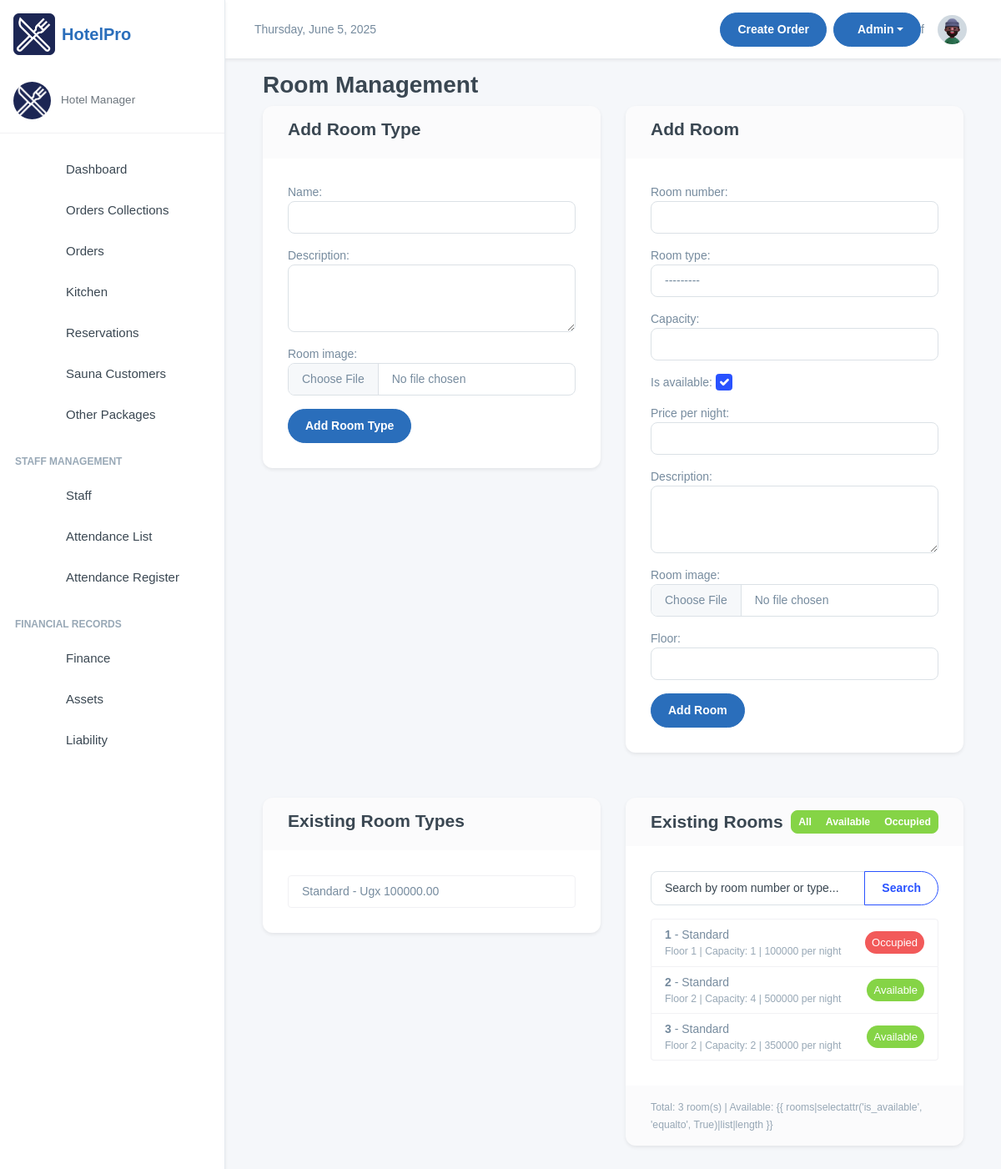
/room_bookings/manage-rooms/, run on an earlier commit of the app's database.
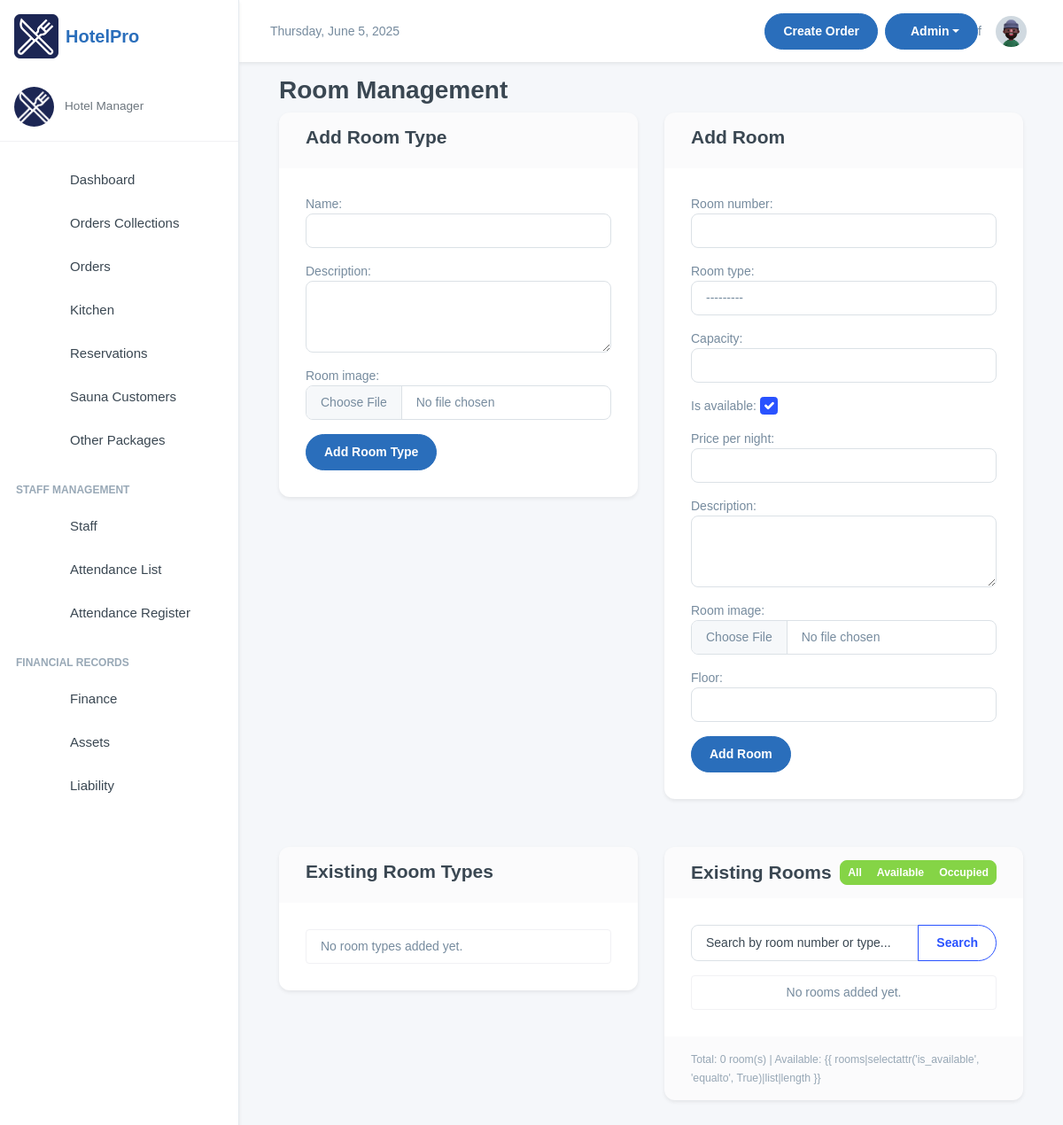
And on a later commit of the database.
### room_bookings/models.py (models this page shows, shortened)
class RoomType(models.Model):
    name = models.CharField(max_length=50)
    description = models.TextField(blank=True, null=True)
    base_price = models.DecimalField(max_digits=10, decimal_places=2, blank=True, null=True)
    room_image = models.ImageField(upload_to="rooms", blank=True, null=True)
    def __str__(self):
        return self.name

class Room(models.Model):
    room_number = models.CharField(max_length=10, unique=True)
    room_type = models.ForeignKey(RoomType, on_delete=models.CASCADE, related_name='rooms')
    hotel = models.ForeignKey(HotelBranch, on_delete=models.CASCADE, related_name='rooms', blank=True, null=True)
    capacity = models.IntegerField()
    is_available = models.BooleanField(default=True)
    price_per_night = models.IntegerField(null=True, blank=True)
    description = models.TextField(blank=True, null=True)
    room_image = models.ImageField(upload_to="rooms", blank=True, null=True)
    floor = models.IntegerField()

### room_bookings/views.py (the view, shortened to what this page needs)
# urls.py: path('manage-rooms/', RoomManagementView.as_view(), name='room_management'),
class RoomManagementView(View):
    template_name = 'room_management.html'
    def get(self, request):
        room_type_form = RoomTypeForm()
        room_form = RoomForm()
        room_types = RoomType.objects.all()
        rooms = Room.objects.select_related('room_type').all()
        context = {
            'room_type_form': room_type_form,
            'room_form': room_form,
            'room_types': room_types,
            'rooms': rooms,
        }
        return render(request, self.template_name, context)

### room_bookings/templates/room_management.html (shortened to what this page needs)
{% extends 'base.html' %}
{% block content %}
<div class="container">
    <h2>Room Management</h2>
    <div class="row">
        <div class="col-md-6">
            <div class="card">
                <div class="card-header">
                    <h4>Add Room Type</h4>
                </div>
                <div class="card-body">
                    <form method="post" enctype="multipart/form-data">
                        {{ room_type_form.as_p }}
                        <button type="submit" name="add_room_type" class="btn btn-primary">Add Room Type</button>
                    </form>
                </div>
            </div>
        </div>
        <div class="col-md-6">
            <div class="card">
                <div class="card-header">
                    <h4>Add Room</h4>
                </div>
                <div class="card-body">
                    <form method="post" enctype="multipart/form-data">
                        {{ room_form.as_p }}
                        <button type="submit" name="add_room" class="btn btn-primary">Add Room</button>
                    </form>
                </div>
            </div>
        </div>
    </div>
    <div class="row mt-4">
        <div class="col-md-6">
            <div class="card">
                <div class="card-header">
                    <h4>Existing Room Types</h4>
                </div>
                <div class="card-body">
                    <ul class="list-group">
                        {% for room_type in room_types %}
                        <li class="list-group-item">
                            {{ room_type.name }} - Ugx {{ room_type.base_price }}
                        </li>
                        {% empty %}
                        <li class="list-group-item">No room types added yet.</li>
                        {% endfor %}
                    </ul>
                </div>
            </div>
        </div>
        <div class="col-md-6">
            <div class="card">
                <div class="card-header bg-default text-white d-flex justify-content-between align-items-center">
                    <h4 class="mb-0">Existing Rooms</h4>
                    <div class="btn-group" role="group">
                        <button type="button" class="btn btn-success btn-sm" id="view-all">All</button>
                        <button type="button" class="btn btn-success btn-sm" id="view-available">Available</button>
                        <button type="button" class="btn btn-success btn-sm" id="view-occupied">Occupied</button>
                    </div>
                </div>
                <div class="card-body">
                    <div class="input-group mb-3">
                        <input type="text" class="form-control" placeholder="Search by room number or type..."
                            id="room-search">
                        <button class="btn btn-outline-primary" type="button" id="search-button">
                             Search
                        </button>
                    </div>
                    <ul class="list-group room-list">
                        {% for room in rooms %}
                        <li
                            class="list-group-item d-flex justify-content-between align-items-center room-item {% if not room.is_available %}occupied{% endif %}">
                            <div>
                                <strong>{{ room.room_number }}</strong> - {{ room.room_type.name }}
                                <div class="small text-muted">
                                    Floor {{ room.floor }} | Capacity: {{ room.capacity }}
                                    {% if room.price_per_night %}| {{ room.price_per_night }} per night{% endif %}
                                </div>
                            </div>
                            <div>
                                <span
                                    class="badge rounded-pill {% if room.is_available %}bg-success{% else %}bg-danger{% endif %}">
                                    {% if room.is_available %}Available{% else %}Occupied{% endif %}
                                </span>
                            </div>
                        </li>
                        {% empty %}
                        <li class="list-group-item text-center">No rooms added yet.</li>
                        {% endfor %}
                    </ul>
                </div>
                <div class="card-footer text-muted">
                    <small>Total: {{ rooms|length }} room(s) | Available: {{ rooms|selectattr('is_available', 'equalto',
                        True)|list|length }}</small>
                </div>
            </div>
        </div>
    </div>
</div>
{% endblock %}

### templates/base.html (shortened to what this page needs)
<!doctype html>
<html lang="en">
{% load static %}
{% load humanize %}
<head>
    <link rel="stylesheet" href="{% static 'assets/css/styles.min.css' %}" />
    <link rel="stylesheet" href="https://cdnjs.cloudflare.com/ajax/libs/font-awesome/6.0.0/css/all.min.css">
</head>
<body>
    <div class="page-wrapper" id="main-wrapper" data-layout="vertical" data-navbarbg="skin6" data-sidebartype="full"
        data-sidebar-position="fixed" data-header-position="fixed">
        <aside class="left-sidebar">
            <div>
                <div class="brand-logo d-flex align-items-center justify-content-between p-3">
                    <a href="/" class="text-nowrap logo-img d-flex align-items-center">
                        <img style="width: 50px;" src="{% static 'assets/images/logos/hotel.png' %}" alt="Hotel Logo" />
                        <span class="hotel-name">HotelPro</span>
                    </a>
                </div>
                <div class="user-profile border-bottom pb-3">
                    <div class="d-flex align-items-center">
                        <img src="{% static 'assets/images/logos/hotel.png' %}" alt="User Profile" width="45"
                            height="45" class="rounded-circle">
                        <div class="user-info">
                            <p class="user-role mb-0">Hotel Manager</p>
                        </div>
                    </div>
                </div>
                <nav class="sidebar-nav scroll-sidebar mt-3" data-simplebar="">
                    <ul id="sidebarnav">
                        <li class="sidebar-item">
                            <a class="sidebar-link" href="/manager/" aria-expanded="false">
                                <span class="nav-icon">
                                </span>
                                <span class="hide-menu">Dashboard</span>
                            </a>
                        </li>
                        <li class="sidebar-item">
                            <a class="sidebar-link" href="/manager/orders_transactions/" aria-expanded="false">
                                <span class="nav-icon">
                                </span>
                                <span class="hide-menu">Orders Collections</span>
                            </a>
                        </li>
                        <li class="sidebar-item">
                            <a class="sidebar-link" href="/manager/orders/" aria-expanded="false">
                                <span class="nav-icon">
                                </span>
                                <span class="hide-menu">Orders</span>
                            </a>
                        </li>
                        <li class="sidebar-item">
                            <a class="sidebar-link" href="/kitchen/" aria-expanded="false">
                                <span class="nav-icon">
                                </span>
                                <span class="hide-menu">Kitchen</span>
                            </a>
                        </li>
                        <li class="sidebar-item">
                            <a class="sidebar-link" href="/room_bookings/reservations/" aria-expanded="false">
                                <span class="nav-icon">
                                </span>
                                <span class="hide-menu">Reservations</span>
                            </a>
                        </li>
                        <li class="sidebar-item">
                            <a class="sidebar-link" href="/room_bookings/sauna_customers/" aria-expanded="false">
                                <span class="nav-icon">
                                </span>
                                <span class="hide-menu">Sauna Customers</span>
                            </a>
                        </li>
                        <li class="sidebar-item">
                            <a class="sidebar-link" href="/others/packages/" aria-expanded="false">
                                <span class="nav-icon">
                                </span>
                                <span class="hide-menu">Other Packages</span>
                            </a>
                        </li>
                        <li class="nav-small-cap">
                            <span class="hide-menu text-uppercase fw-bold text-muted">Staff Management</span>
                        </li>
                        <li class="sidebar-item">
                            <a class="sidebar-link" href="/staffing/staff/" aria-expanded="false">
                                <span class="nav-icon">
                                </span>
                                <span class="hide-menu">Staff</span>
                            </a>
                        </li>
                        <li class="sidebar-item">
                            <a class="sidebar-link" href="/staffing/attendance/" aria-expanded="false">
                                <span class="nav-icon">
                                </span>
                                <span class="hide-menu">Attendance List</span>
                            </a>
                        </li>
                        <li class="sidebar-item">
                            <a class="sidebar-link" href="/staffing/attendance/mark/" aria-expanded="false">
                                <span class="nav-icon">
                                </span>
                                <span class="hide-menu">Attendance Register</span>
                            </a>
                        </li>
                        <li class="nav-small-cap">
                            <span class="hide-menu text-uppercase fw-bold text-muted">Financial Records</span>
                        </li>
                        <li class="sidebar-item">
                            <a class="sidebar-link" href="/finance/financial-report/" aria-expanded="false">
                                <span class="nav-icon">
                                </span>
                                <span class="hide-menu">Finance</span>
                            </a>
                        </li>
                        <li class="sidebar-item">
                            <a class="sidebar-link" href="/finance/all-assets/" aria-expanded="false">
                                <span class="nav-icon">
                                </span>
                                <span class="hide-menu">Assets</span>
                            </a>
                        </li>
                        <li class="sidebar-item">
                            <a class="sidebar-link" href="/finance/all-liabilities/" aria-expanded="false">
                                <span class="nav-icon">
                                </span>
                                <span class="hide-menu">Liability</span>
                            </a>
                        </li>
                    </ul>
                </nav>
            </div>
        </aside>
        <div class="body-wrapper">
            <header class="app-header">
                <nav class="navbar navbar-expand-lg navbar-light">
                    <ul class="navbar-nav">
                        <li class="nav-item d-none d-md-block">
                            <div class="d-flex align-items-center">
                                <span id="currentDate" class="header-text"></span>
                            </div>
                        </li>
                    </ul>
                    <div class="navbar-collapse justify-content-end px-0" id="navbarNav">
                        <ul class="navbar-nav flex-row ms-auto align-items-center justify-content-end">
                            <li class="mx-2">
                                <a href="/manager/add-order/"
                                    class="btn btn-primary align-items-center justify-content-center">Create Order</a>
                            </li>
                            <li class="nav-item dropdown">
                                <a class="btn btn-primary dropdown-toggle d-flex align-items-center justify-content-center"
                                    href="#" id="createDropdown" role="button" data-bs-toggle="dropdown"
                                    aria-expanded="false">
                                    <span class="ms-2">Admin</span>
                                </a>
                            </li>
                            f
                            <li class="nav-item dropdown">
                                <a class="nav-link nav-icon-hover" href="javascript:void(0)" id="drop2"
                                    data-bs-toggle="dropdown" aria-expanded="false">
                                    <img src="{% static 'assets/images/profile/user-1.jpg' %}" alt="" width="35"
                                        height="35" class="rounded-circle">
                                </a>
                            </li>
                        </ul>
                    </div>
                </nav>
            </header>
            <div class="container-fluid">
                {% block content %}
                {% endblock content %}
            </div>
        </div>
    </div>
</body>
</html>

What changed in the data, as far as the page shows it:
removed RoomType: name "Standard", base_price "100000.00"
removed Room: room_number "1", room_type.name "Standard", floor "1", capacity "1", price_per_night "100000", is_available "Occupied"
removed Room: room_number "2", room_type.name "Standard", floor "2", capacity "4", price_per_night "500000", is_available "Available"
removed Room: room_number "3", room_type.name "Standard", floor "2", capacity "2", price_per_night "350000", is_available "Available"
Also different on the page:
{{ rooms|length }}: "3" → "0"
text now shown: "No room types added yet. No rooms added yet."
